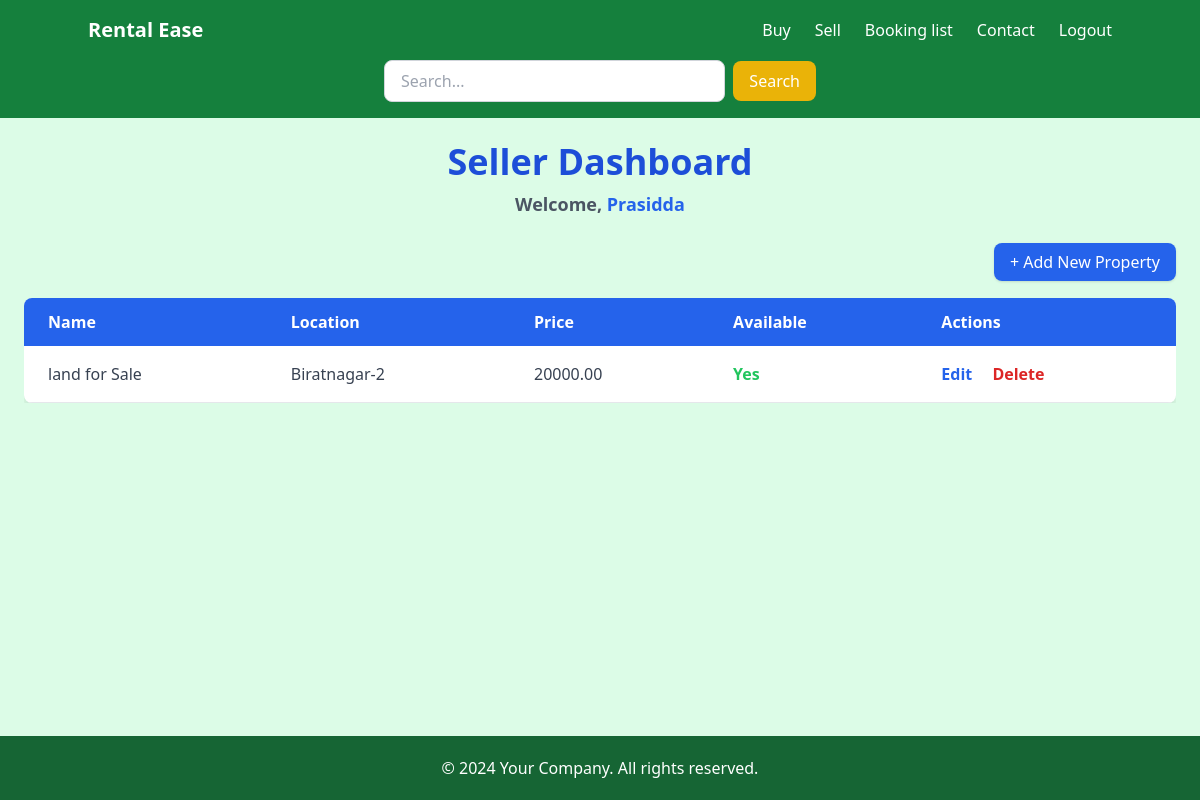
Page /seller_dashboard/ (signed in) on the committed database.
### app/models.py (models this page shows, shortened)
class Property(models.Model):
    seller = models.ForeignKey(User, on_delete=models.CASCADE, related_name='properties',default=True)
    title = models.CharField(max_length=255)
    description = models.TextField()
    price = models.DecimalField(max_digits=10, decimal_places=2)
    location = models.CharField(max_length=255)
    approval_status = models.CharField(
        max_length=10,
        choices=[('approved', 'Approved'), ('rejected', 'Rejected'), ('pending', 'Pending')],
        default='pending'
    )
    is_available = models.BooleanField(default=True)
    is_booked = models.BooleanField(default=False)
    image = models.ImageField(upload_to='property_images/', blank=True, null=True)

### app/views.py (the view)
# urls.py: path('seller_dashboard/', seller_dashboard, name='seller'),
@login_required
def seller_dashboard(request):
    if request.user.is_authenticated:
        seller_id = request.user.id
        properties = Property.objects.all()
        context = {
            'seller_id': seller_id,
            'properties': properties
        }
        return render(request, 'seller_dashboard.html', context)
    else:
        return redirect('login')

### app/templates/seller_dashboard.html
{% extends 'navbar_footer.html' %}
{% block content %}
        <div class="mb-8 text-center">
            <h1 class="text-4xl font-bold text-blue-700 mb-2">Seller Dashboard</h1>
            <p class="text-gray-600 text-lg font-semibold">
                Welcome, <span class="text-blue-600">{{ request.user }}</span>
            </p>
        </div>
        <div class="text-right mb-6">
            <a href="{% url 'add_property' %}" class="bg-blue-600 text-white py-2 px-4 rounded-lg shadow hover:bg-blue-700 transition duration-300 ease-in-out">
                + Add New Property
            </a>
        </div>
        <div class="overflow-x-auto">
            <table class="min-w-full bg-white rounded-lg shadow-lg overflow-hidden">
                <thead class="bg-blue-600 text-white">
                    <tr>
                        <th class="py-3 px-6 text-left font-semibold">Name</th>
                        <th class="py-3 px-6 text-left font-semibold">Location</th>
                        <th class="py-3 px-6 text-left font-semibold">Price</th>
                        <th class="py-3 px-6 text-left font-semibold">Available</th>
                        <th class="py-3 px-6 text-left font-semibold">Actions</th>
                    </tr>
                </thead>
                <tbody class="text-gray-700">
                    {% for property in properties %}
                    <tr class="border-b border-gray-200 hover:bg-gray-100 transition duration-150">
                        <td class="py-4 px-6">{{ property.title }}</td>
                        <td class="py-4 px-6">{{ property.location }}</td>
                        <td class="py-4 px-6">{{ property.price }}</td>
                        <td class="py-4 px-6">
                            {% if property.is_available %}
                                <span class="text-green-500 font-semibold">Yes</span>
                            {% else %}
                                <span class="text-red-500 font-semibold">No</span>
                            {% endif %}
                        </td>
                        <td class="py-4 px-6 space-x-4">
                            <a href="{% url 'update_property' property.pk %}" class="text-blue-600 hover:text-blue-800 font-semibold transition duration-200">Edit</a>
                            <a href="{% url 'delete_property' property.pk %}" class="text-red-600 hover:text-red-800 font-semibold transition duration-200">Delete</a>
                        </td>
                    </tr>
                    {% endfor %}
                </tbody>
            </table>
        </div>
{% endblock %}

### rows in the picture
Property: title "land for Sale", location "Biratnagar-2", price "20000.00", is_available "Yes"

### other values in the picture
{{ request.user }} "Prasidda"
